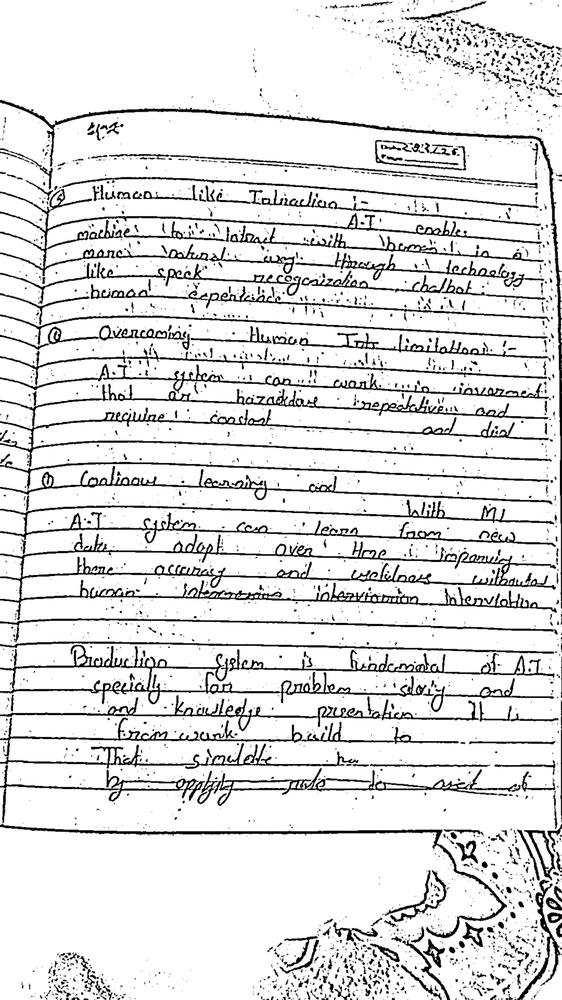
#> input picture server/temp_page.jpg, 562 x 1000 px, shrunk from 2160 x 3840 before the run; its folder holds only this picture in this run
$ python -i page_scan.py   (imports and definitions only)
#> lines starting #> are read from the running program, lines starting #| are printed output that depends on the picture; after the words box and inside, x2 and y2 are one past the last pixel; in counts of white or black regions, pixels touching at a corner belong together
#> further down, picture is the input picture: shape (1000, 562, 3); min 0, max 255, mean 224.1
import cv2
import numpy as np
from typing import Optional
from yolo_page import detect_page_yolo


# [35 lines left out: functions _order_points, _warp_from_quad, not called in this run]


def _auto_crop_contour(img_bgr: np.ndarray) -> np.ndarray:
    """
    Fallback: detect page by largest 4-point contour and warp.
    """
    h, w = img_bgr.shape[:2]
#> h = 1000; w = 562
    gray = cv2.cvtColor(img_bgr, cv2.COLOR_BGR2GRAY)
    blur = cv2.GaussianBlur(gray, (5, 5), 0)
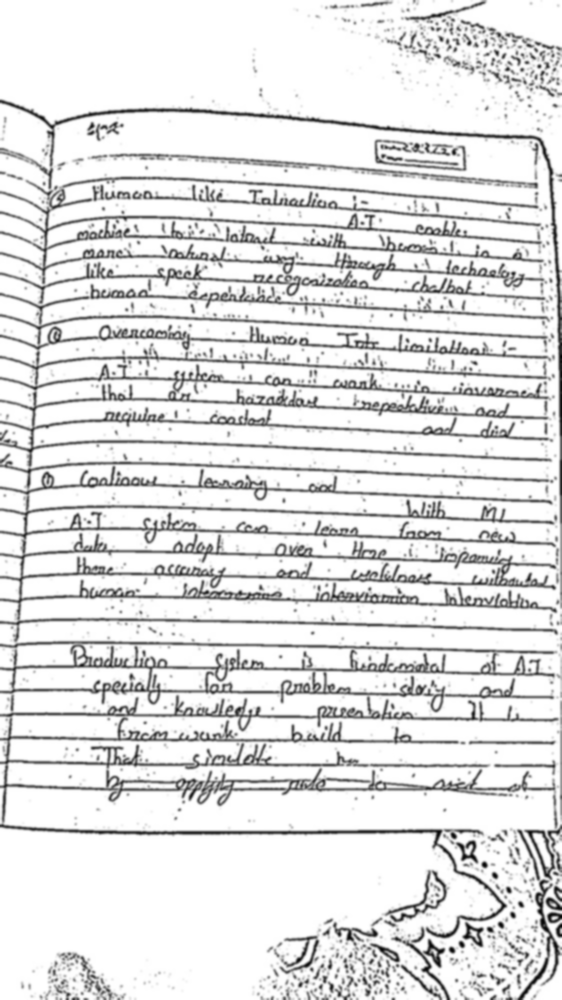
#> blur: shape (1000, 562); min 4, max 255, mean 224.2
    edges = cv2.Canny(blur, 50, 150)
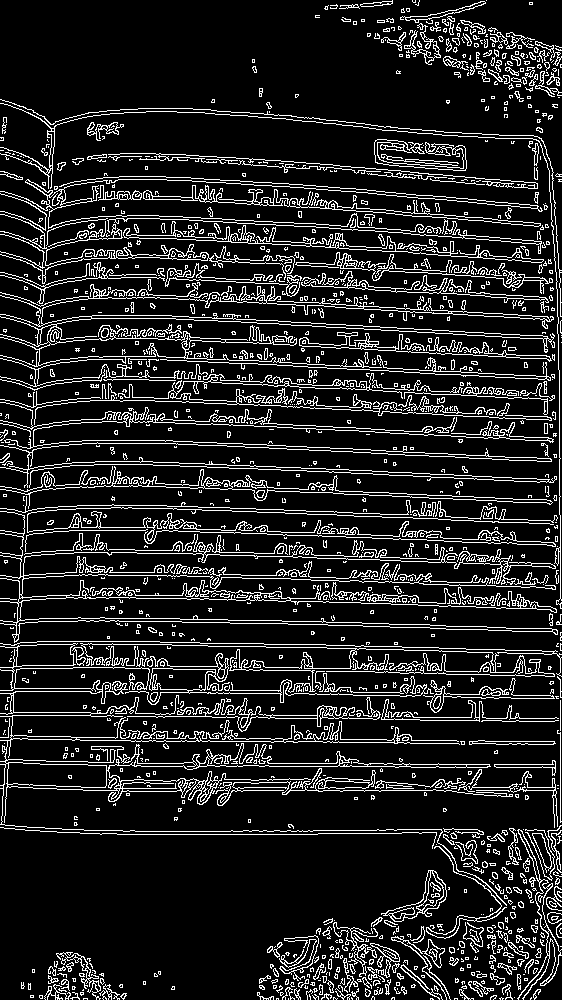
#> edges: shape (1000, 562); 13.4% white in thin lines or dots

    contours, _ = cv2.findContours(edges, cv2.RETR_LIST, cv2.CHAIN_APPROX_SIMPLE)
#> contours = 2555 contours, 2103 with area under 20; largest, box (x1, y1, x2, y2) and area: (0, 643, 507, 939) 8387, (0, 284, 555, 425) 6464, (0, 511, 558, 643) 3922, (38, 333, 191, 366) 2590, (7, 762, 107, 788) 2145
    contours = sorted(contours, key=cv2.contourArea, reverse=True)

    for c in contours:
        peri = cv2.arcLength(c, True)
        approx = cv2.approxPolyDP(c, 0.02 * peri, True)

        if len(approx) == 4 and cv2.contourArea(approx) > 0.25 * w * h:
            pts = _order_points(approx.reshape(4, 2).astype("float32"))
            warped = _warp_from_quad(img_bgr, pts)
            hh, ww = warped.shape[:2]
            y1, y2 = int(0.03 * hh), int(0.97 * hh)
            x1, x2 = int(0.03 * ww), int(0.97 * ww)
            return warped[y1:y2, x1:x2]
#> this loop made 2555 passes
#> (peri, approx) on passes 1 to 3: (8754, [[0, 646], [506, 907]]), (9749.4, [[0, 292], [551, 420]]), (7878.6, [[0, 511], [557, 634]])

    # fallback if no quadrilateral found
    y1, y2 = int(0.05 * h), int(0.95 * h)
#> y1 = 50; y2 = 950
    x1, x2 = int(0.05 * w), int(0.95 * w)
#> x1 = 28; x2 = 533
    return img_bgr[y1:y2, x1:x2]
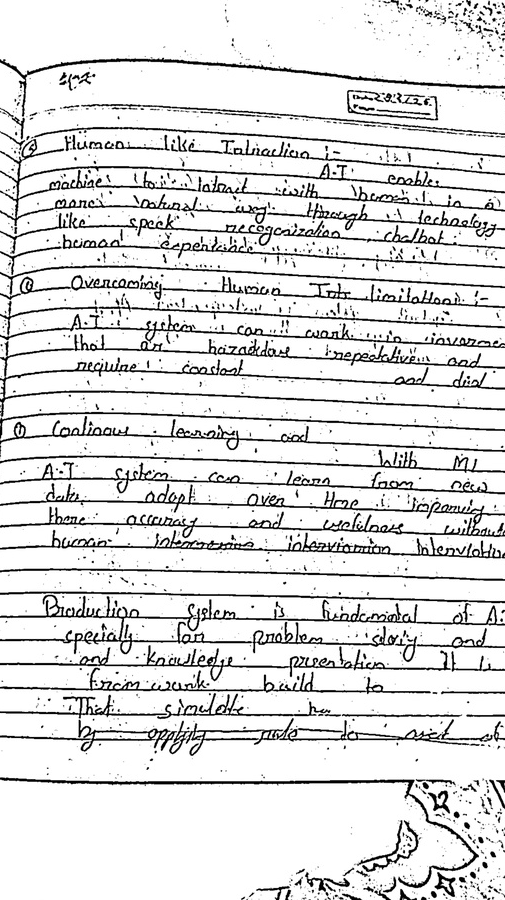
#> returned value: shape (900, 505, 3); min 0, max 255, mean 223.4


# [14 lines left out: function auto_scan_page, not called in this run]

>>> import cv2
>>> picture = cv2.imread('../server/temp_page.jpg')
>>> result = _auto_crop_contour(picture)
